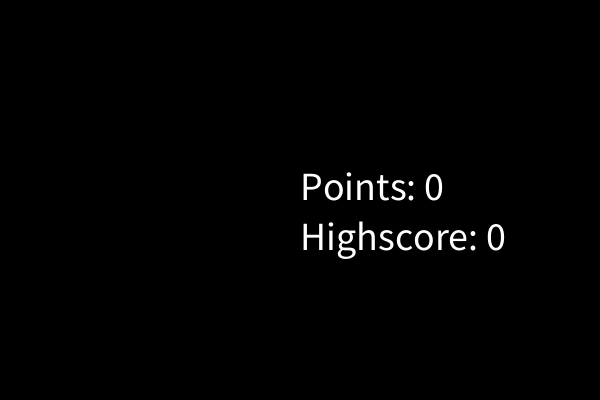
Frame 1 (no input)
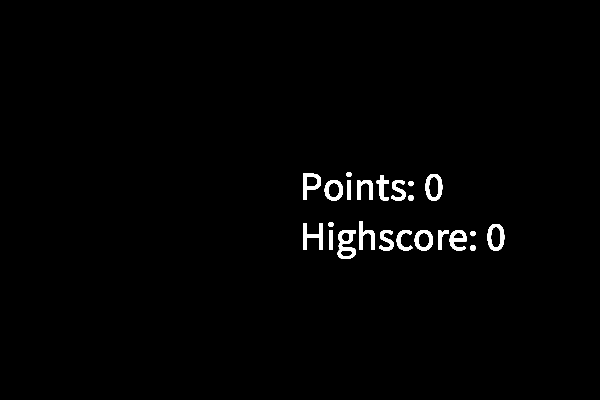
Frame 60 (the mouse pressed at the canvas centre just before this capture)
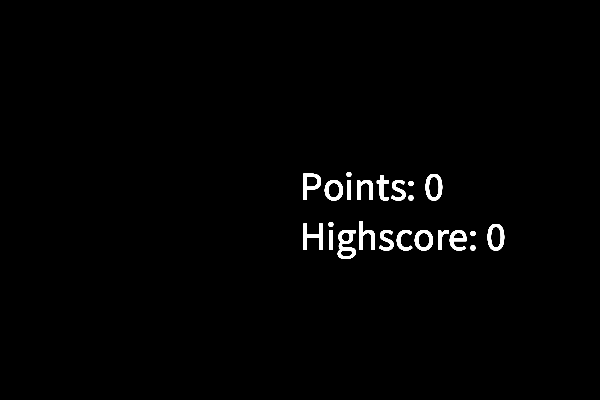
Frame 120 (the mouse held since frame 60 and released just before this capture)

The Processing sketch that drew these frames (run headless with seeded random() and noise(); from frame 60 on, the mouse is pressed at the canvas centre):

// Processing sketch: animals
// ── animals.pde
Animal animal; // "Load class Animal
Animal[] animals = new Animal[3];
int a = 100;
int timer = a;
void setup() {
  size(600, 400);
  background(0);
  
  for (int i = 0; i < animals.length; i++) {
    animals[i] = new Animal(); //load new Animal
  }
}

void draw() {
  timer --;
  //background(0);
  textSize(40);
  text("Points: " + points, width/2, height/2);
  text("Highscore: " + highscore, width/2, height/2 + 50);
  if (timer == 0) {
    
    for (int i = 0; i < animals.length; i++) {
      animals[i].reset();
    }
    
    timer = a; //reset timer
  }
  
  if (points > highscore) {
    highscore = points; //set highscore
  }
}

void keyPressed() {
  if (keyCode == DOWN) {
    background(0);
    
    for (int i = 0; i < animals.length; i++) {
      animals[i].draws(); //draw animals
    }
  }
  
  if (keyCode==UP) { 
    for (int i = 0; i < animals.length; i++) {
      animals[i].reset(); //reset screen
    }
  }
}
//ToDo:
// wenn die maus beim animal ist, lösche dieses

// ── Animal.pde
int points = 0;
int highscore = 0;

class Animal {
  int random = 0; //chooses which animal will be drawn

  void draws() {
    random = int(random(1, 3));

    //draw a mole
    if (random==1) {
      float x = random(width);
      float y = random(height);
      
      rectMode(CENTER);
      rect(x, y, 50, 50);
      points += 10;
    }

    //draw a carrot
    if (random==2) { //chooses which animal will be drawn
      float x = random(width);
      float y = random(height);
      ellipseMode(CENTER);
      ellipse(x, y, 20, 20);
      points += 5;
    }
    println(points);
  }

  void reset() {
    background(0);
    points = 0;
    println("RESEEEET");
  }
}
